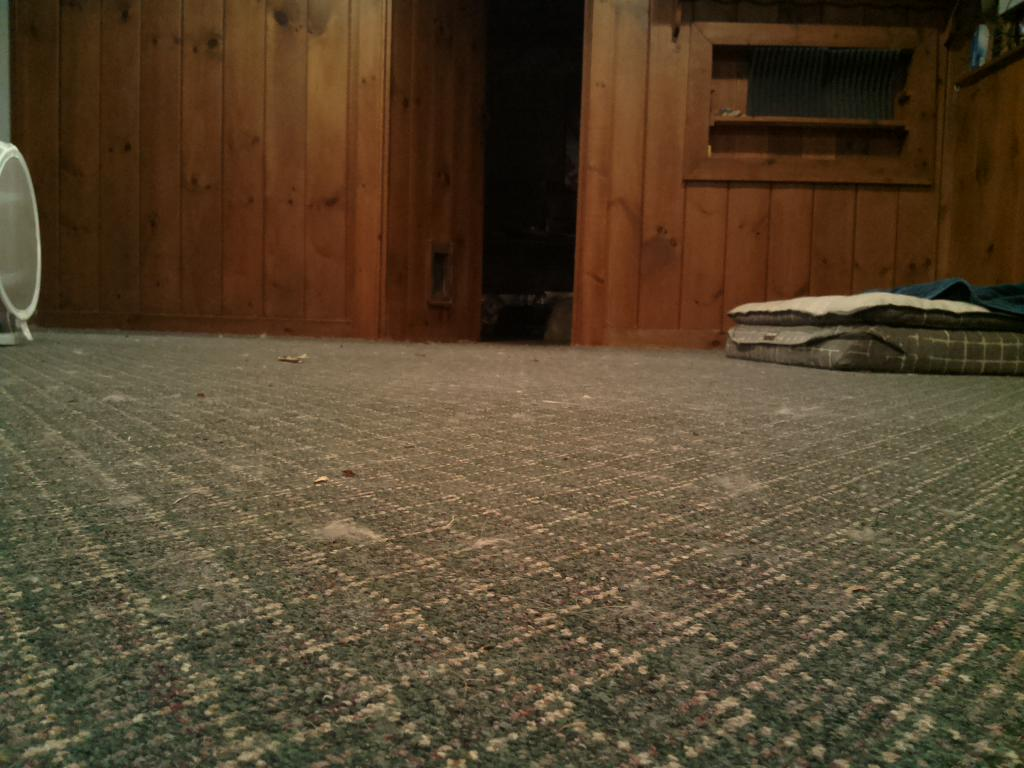
#> input picture html/ramdisk/frame.jpg, 1024 x 768 px
$ python colorCV.py   (Python 2 division)
#> lines starting #> are read from the running program, lines starting #| are printed output that depends on the picture
#! /usr/bin/python

import numpy as np
import cv2

frame = cv2.imread('./html/ramdisk/frame.jpg')
#> frame is the input picture: shape (768, 1024, 3); mean B, G, R 45.7, 68.4, 84.9
width = frame[0].size/3
#> width = 1024
height = frame.size / frame[0].size
#> height = 768
tw = 64
th = 64
tx = width/2 - tw/2
#> tx = 480
ty = height/2 - th/2
#> ty = 352
track_window = (tx, ty, tw, th)
#> track_window = (480, 352, 64, 64)

# set up the ROI for tracking
roi = frame[ty:ty+th, tx:tx+tw]
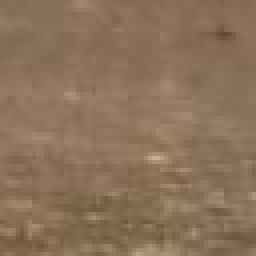
#> roi: shape (64, 64, 3) (shown 4 times larger); mean B, G, R 88.1, 114, 139.2
hsv_roi =  cv2.cvtColor(frame, cv2.COLOR_BGR2HSV)
#> hsv_roi: shape (768, 1024, 3); mean H, S, V 20.4, 129.9, 85.4
mask = cv2.inRange(hsv_roi, np.array((45., 60.,64.)), np.array((135.,255.,255.)))
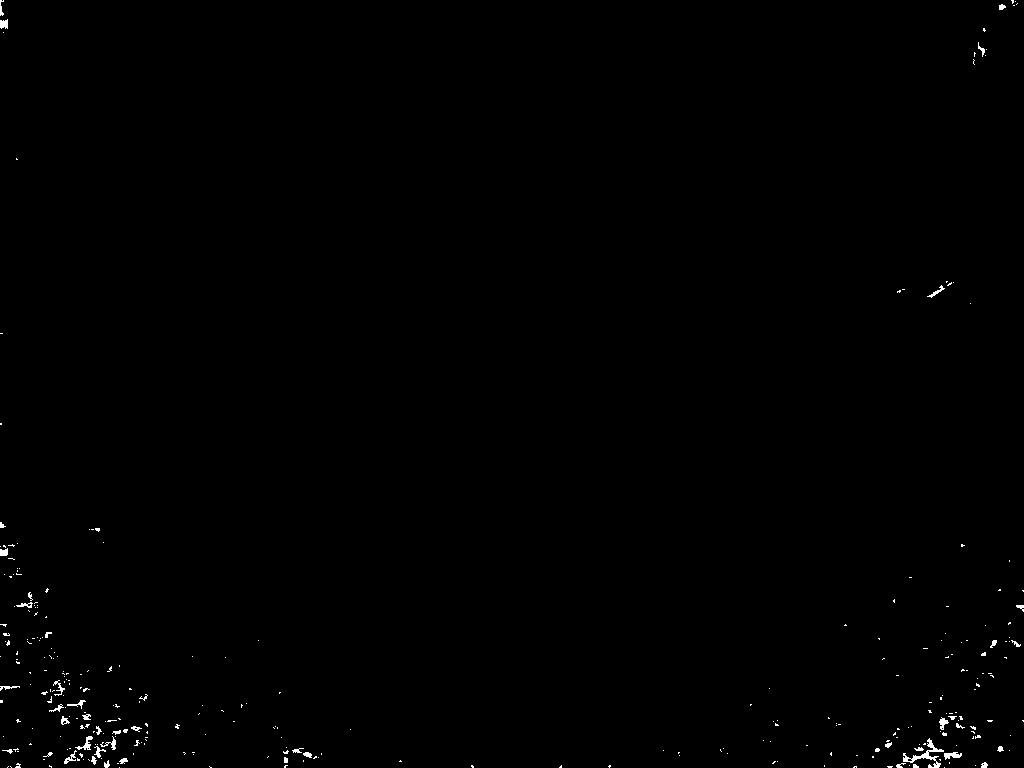
#> mask: shape (768, 1024); 0.39% white in thin lines or dots
roi_hist = cv2.calcHist([hsv_roi],[0],mask,[180],[0,180])
#> roi_hist = 180 values, max 676 at index 46, min 0 at index 0, mean 16.83
cv2.normalize(roi_hist,roi_hist,0,255,cv2.NORM_MINMAX)

# Setup the termination criteria, either 10 iteration or move by atleast 1 pt
term_crit = ( cv2.TERM_CRITERIA_EPS | cv2.TERM_CRITERIA_COUNT, 10, 1 )

while(1):
    frame = cv2.imread('./html/ramdisk/frame.jpg')
    if frame.size>0:
        hsv = cv2.cvtColor(frame, cv2.COLOR_BGR2HSV)
        dst = cv2.calcBackProject([hsv],[0],roi_hist,[0,180],1)
        # apply meanshift to get the new location
        ret, new_track_window = cv2.meanShift(dst, track_window, term_crit)
#> ret = 0; new_track_window = (480, 352, 64, 64)
        if new_track_window[2]>0 and new_track_window[3]>0:
            # Draw it on image
            x,y,w,h = track_window
#> x = 480; y = 352; w = 64; h = 64
            img2 = cv2.rectangle(frame, (x,y), (x+w,y+h), 255,2)
            track_window=new_track_window;
        else:
            print("NO BLUE")
        cv2.imwrite('./html/ramdisk/tracking.jpg',frame,  [int(cv2.IMWRITE_JPEG_QUALITY), 25])
    else:
        break
